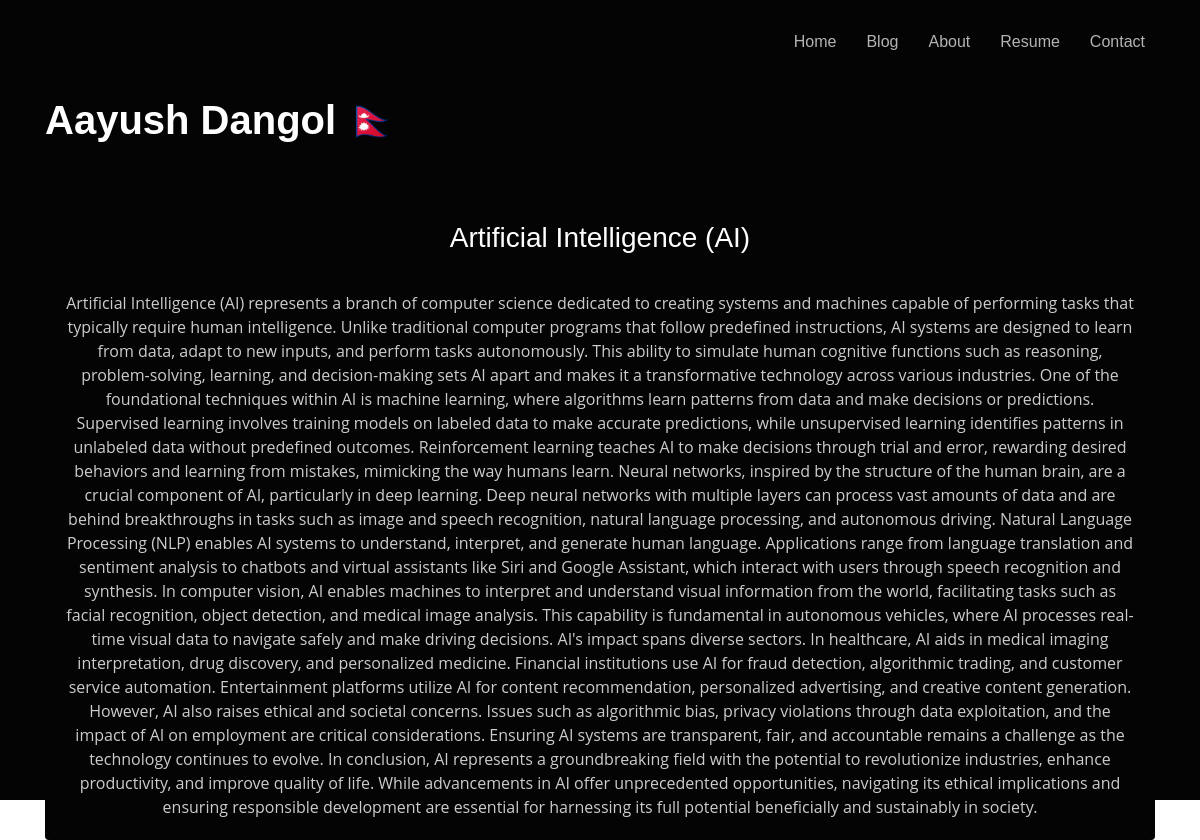
The page /7 on the database as committed earlier.
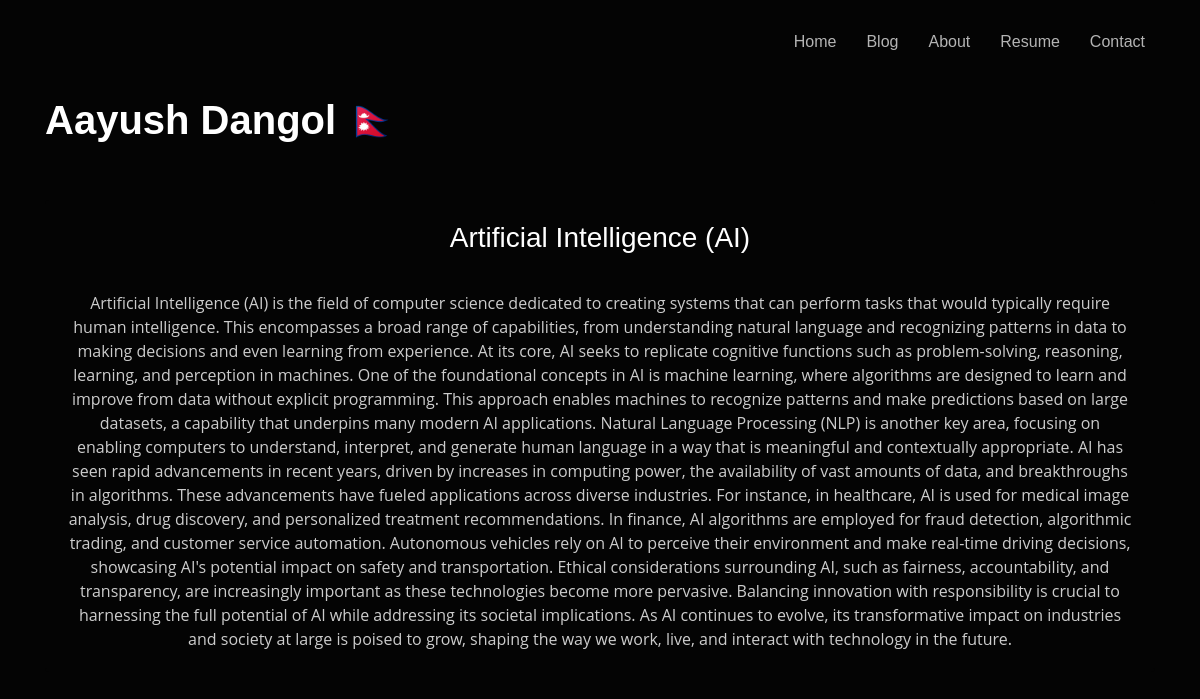
The same page on the database as committed later.
### aayush/models.py (models this page shows, shortened)
class Yourself(models.Model):
    name=models.CharField(max_length=100)
    phone=models.CharField(max_length=13)
    degree=models.CharField(max_length=100)
    city=models.CharField(max_length=100)
    email=models.CharField(max_length=50)
    about_you=models.TextField()
    address=models.CharField(max_length=50)
    facebook=models.CharField(max_length=300,default='default_facebook_value')
    twitter=models.CharField(max_length=300,default='default_facebook_value')
    linkedin=models.CharField(max_length=300,default='default_facebook_value')
    github=models.CharField(max_length=300,default='default_facebook_value')

class Article(models.Model):
    title=models.CharField(max_length=255)
    content=models.TextField()
    created_at=models.DateTimeField(auto_now_add=True)

### aayush/views.py (the view)
# urls.py: path("<int:id>",views.get_article,name='get_article'),
def get_article(request,id):
    context=Yourself.objects.all()
    resumes=Resume.objects.all()
    articles=Article.objects.get(id=id)
    names = [contexts.name for contexts in context]
    resume=[resume.resume_file.url for resume in resumes]
    contexts={
        'names':names[0],
        'articles':articles,
        'resume':resume[0]
    }
    return render(request,'fullblog.html',contexts)

### aayush/templates/fullblog.html
{% extends 'base.html' %}
{% block fullblog %}
<div class="container">
    <div class="card text-white" style="background-color: #040404;">
        <div class="card-body text-center">
            <h3 class="card-title">{{ articles.title }}</h3>
            <br>
            <p class="card-text" style="color: rgba(255, 255, 255, 0.8);">{{ articles.content }}</p>
        </div>
    </div>
</div>
{% endblock %}

### aayush/templates/base.html (shortened to what this page needs)
    {% load static %}
    <!DOCTYPE html>
    <html lang="en">
    <head>
        <link href="{% static 'css/bootstrap.min.css' %}" rel="stylesheet">
        <link href="https://stackpath.bootstrapcdn.com/bootstrap/4.3.1/css/bootstrap.min.css" rel="stylesheet">
        <link href="https://cdn.jsdelivr.net/npm/bootstrap-icons/font/bootstrap-icons.css" rel="stylesheet">
        <link href="{% static 'style1.css' %}" rel="stylesheet">
        <link href='https://unpkg.com/boxicons@2.1.1/css/boxicons.min.css' rel='stylesheet'>
    </head>
    <body>
    <header id="header">
        <div class="container">
        <h1><a href="index">{{names}} &#x1F1F3;&#x1F1F5;</a></h1>
        <nav id="navbar" class="navbar">
            <ul>
            <li><a class="nav-link" href="index">Home</a></li>
            <li><a class="nav-link" href="blog">Blog</a></li>
            <li><a class="nav-link" href="about">About</a></li>
            <li><a class="" href="{{resume}}">Resume</a></li>
            <li><a class="nav-link" href="contact">Contact</a></li>
            </ul>
        </nav>
        </div>
    </header>
        {% block fullblog %}
        {% endblock %}
    </body>
    </html>

### static/style1.css (style rules this page uses)
body { font-family: "Open Sans", sans-serif; background-color: #040404; color: #fff; position: relative; background: transparent; }
@media (min-width: 1024px) { body::before { background-attachment: fixed; } }
a { color: #18d26e; text-decoration: none; }
h1, h2, h3, h4, h5, h6 { font-family: "Raleway", sans-serif; margin: 0; padding: 0; }
#header { transition: ease-in-out 0.3s; position: relative; height: 200px; display: flex; align-items: center; z-index: 997; overflow-y: auto; }
#header * { transition: ease-in-out 0.3s; }
#header h1 { position: absolute; height: 0; font-size: 40px; margin: 0; padding: 0; line-height: 1; font-weight: 700; font-family: "Poppins", sans-serif; }
#header h1 a, #header h1 a:hover { color: #fff; line-height: 1; display: inline-block; }
.navbar { position: fixed; top: 0; left: 0; width: 100%; z-index: 999; display: flex; justify-content: flex-end; padding: 30px 55px; }
.navbar ul { margin: 0; padding: 0; list-style: none; display: flex; align-items: center; }
.navbar li { position: relative; margin-left: 30px; }
.navbar a, .navbar a:focus { display: flex; align-items: center; justify-content: space-between; padding: 0; font-family: "Poppins", sans-serif; font-size: 16px; font-weight: 400; color: rgba(255, 255, 255, 0.7); white-space: nowrap; transition: 0.3s; }
.navbar a:before { content: ""; position: absolute; width: 0; height: 2px; bottom: -4px; left: 0; background-color: #18d26e; visibility: hidden; width: 0px; transition: all 0.3s ease-in-out 0s; }

Rows that differ between the two databases and show on the page:
changed Article "Artificial Intelligence (AI)": content "Artificial Intelligence (AI) represents a branch of computer science dedicated to creating systems and machines capable of performing tasks that typically require human intelligence. Unlike traditional computer programs that follow predefined instructions, AI systems are designed to learn from data, adapt to new inputs, and perform tasks autonomously. This ability to simulate human cognitive functions such as reasoning, problem-solving, learning, and decision-making sets AI apart and makes it a transformative technology across various industries. One of the foundational techniques within AI is machine learning, where algorithms learn patterns from data and make decisions or predictions.…" → "Artificial Intelligence (AI) is the field of computer science dedicated to creating systems that can perform tasks that would typically require human intelligence. This encompasses a broad range of capabilities, from understanding natural language and recognizing patterns in data to making decisions and even learning from experience. At its core, AI seeks to replicate cognitive functions such as problem-solving, reasoning, learning, and perception in machines. One of the foundational concepts in AI is machine learning, where algorithms are designed to learn and improve from data without explicit programming. This approach enables machines to recognize patterns and make predictions based on…"
